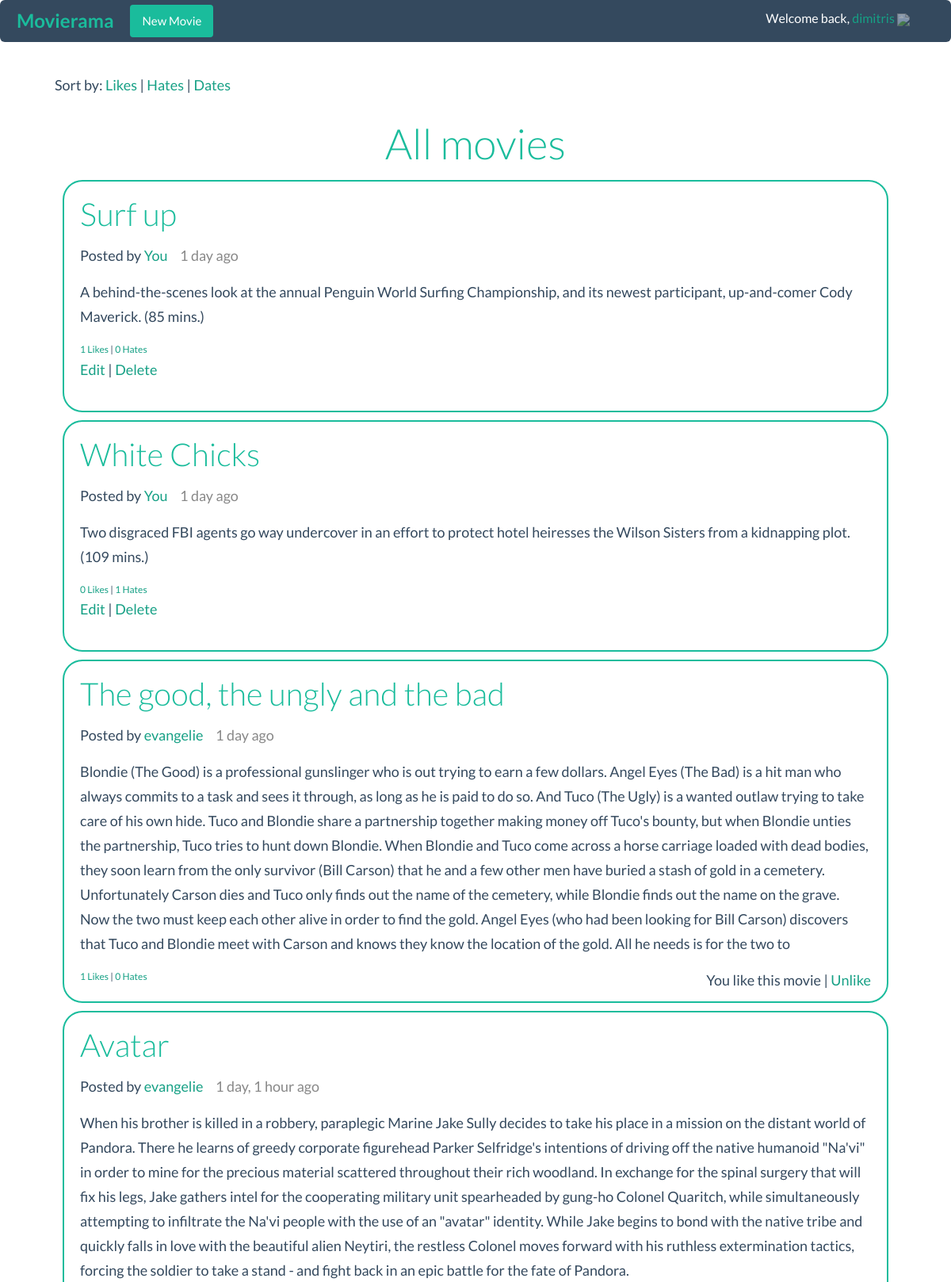
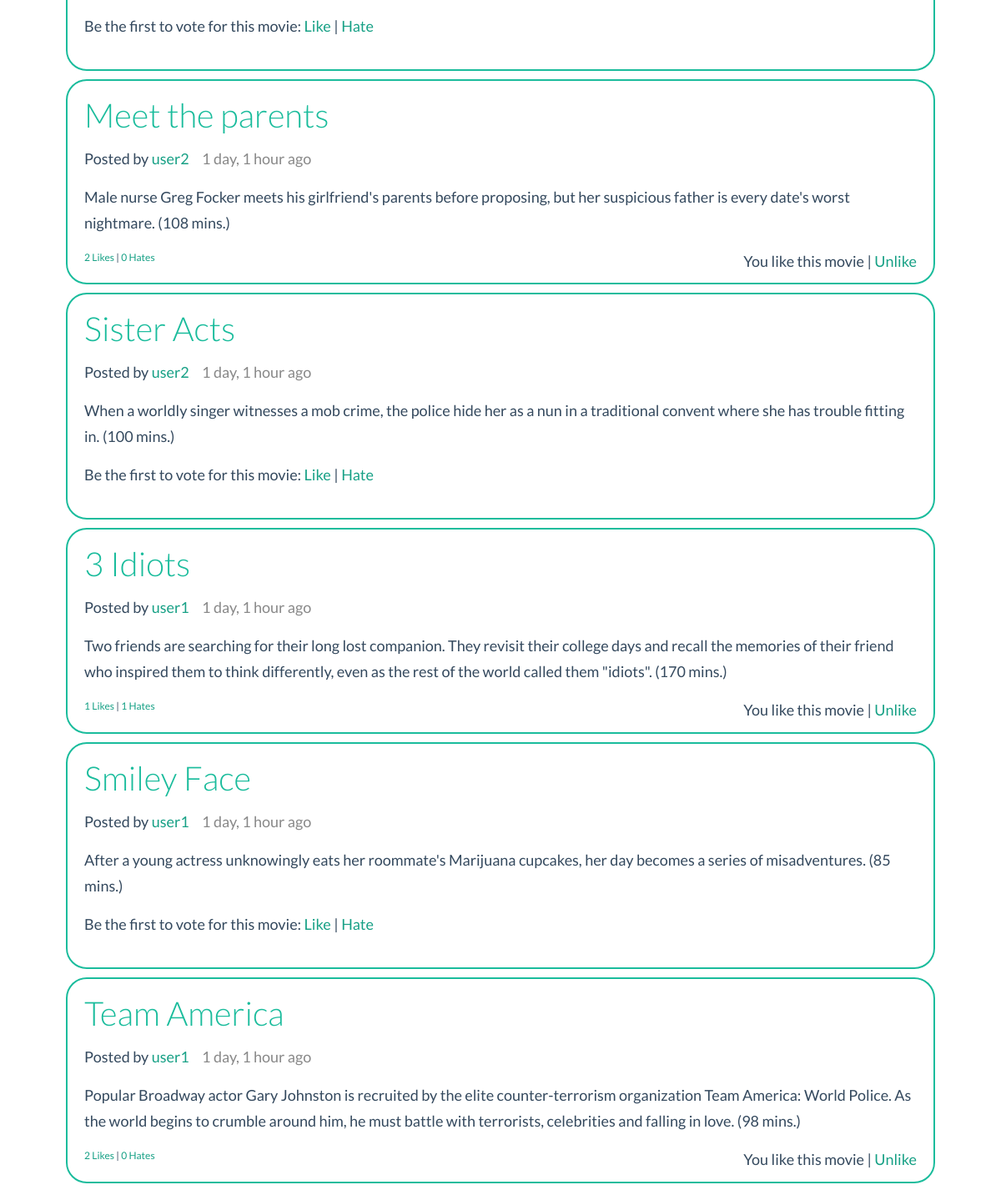
Screenshot of / (signed in) with the database file from the repository (2 pictures, top to bottom).
### movierama/models.py (models this page shows)
class Movies(models.Model):
    id = models.AutoField(primary_key=True)
    username = models.TextField(db_column='userName', blank=True)  # Field name made lowercase.
    title = models.CharField(blank=False, max_length=50)
    description = models.TextField(blank=False, max_length=1000)
    date = models.DateTimeField(auto_now_add=True)
    likes = models.IntegerField(default=0)
    hates = models.IntegerField(default=0)
    class Meta:
        db_table = 'movies'

### movierama/views.py (the view)
# urls.py: url(r'^$', views.WelcomePage, name='home'),
def WelcomePage(request):
    sort = request.GET.get("sort_by")
    movies = get_movies(sort=sort)
    m_rate =MovieRate.objects.all()
    params = {'movies': movies, 'home': True, 'movie_rate': m_rate}
    return render(request, "mainPage.html", params)

### movierama/templatetags/templates_extras.py (called while the page is built)
@register.filter(name='is_like')
def is_like(movie, user):
    return MovieRate.objects.filter(movie=movie, user=user, rate=1).exists()

@register.filter(name='is_hate')
def is_hate(movie, user):
    return MovieRate.objects.filter(movie=movie, user=user, rate=-1).exists()

### movierama/views.py (called while the page is built)
def get_movies(sort=None, username=None):
    if sort == 'like':
        order = '-likes'
    elif sort == 'hate':
        order = '-hates'
    else:
        order = '-date'
    if username:
        movies = Movies.objects.filter(username=username)
    else:
        movies = Movies.objects.all()
    movies = movies.order_by(order)
    return movies

### movierama/templates/mainPage.html
{% extends "base.html" %}
{% block content %}
<div class="movie-container">
    {% if userprofile %}
        <p>Sort by: <a href="/user?name={{name}}&sort_by=like">Likes</a> | <a href="/user?name={{name}}&sort_by=hate"> Hates</a> | <a href="/user?name={{name}}&sort_by=date"> Dates</a></p>
        <h2>Movies uploaded by {{name}}</h2>
    {% else %}
        <p>Sort by: <a href="/?sort_by=like">Likes</a> | <a href="/?sort_by=hate"> Hates</a> | <a href="/?sort_by=date"> Dates</a></p>
        <h2>All movies</h2>
    {% endif %}
    {% for movie in movies %}
        <div class="rcorners">
            {% include "movie/index.html" %}
        </div>
    {% empty %}
        <p>No movies found {% if userprofile %} for {{name}}{% endif %}</p>
    {%endfor%}
</div>
{% endblock %}

### movierama/templates/util/menu.html (shortened to what this page needs)
<nav class="navbar navbar-inverse" role="navigation">
    <div class="container-fluid">
        <div class="navbar-header">
             <a class="navbar-brand" href="/"> Movierama</a>
        </div>
        <div class="collapse navbar-collapse" id="bs-example-navbar-collapse-5">
             {% if user.is_authenticated %}
                 <a class="btn navbar-btn" href="/create_movie">New Movie</a>
                 <span class="user-info">
                        Welcome back, <a href="/user?name={{user.username}}">{{user.username}}</a>
                        <a href="/accounts/logout"><img src="/static/img/logout.png" class="admin-icon"/></a>
                    </span>
            {% else %}
                <a class="btn navbar-btn" href="/accounts/login/">Sign in</a>
                <a class="btn navbar-btn" href="/accounts/signup">Create Account</a>
            {% endif %}
        </div>
    </div>
</nav>

### movierama/templates/movie/index.html
        {% load humanize %}
        <h3>{{movie.title}}</h3>
        <p>Posted by <a href="/user?name={{movie.username}}">
            {% if movie.username == user.username %}You{% else %}{{movie.username}}{% endif %}
            </a><span class="movie-time">{{movie.date| naturaltime}}</span>
        </p>
        <p>{{movie.description}}</p>
        {% if not movie.likes and not movie.hates %}
            {% if user.is_authenticated %}
                {% if movie.username != user.username %}
                    <p>Be the first to vote for this movie: <a href="/vote?id={{movie.id}}&vote=1">Like</a> | <a href="/vote?id={{movie.id}}&vote=-1">Hate</a></p>
                {% endif %}
            {% endif %}
        {% else %}
        <a href="like?movie={{movie.id}}">{{movie.likes}} Likes</a> | <a href="hate?movie={{movie.id}}">{{movie.hates}} Hates</a>
        {% endif %}
        {% if user.is_authenticated %}
            {% if movie.username != user.username %}
                    {% load templates_extras %}
                    {% if movie|is_like:user %}
                        <p style="float:right"> You like this movie | <a href="/vote?id={{movie.id}}&vote=0">Unlike</a></p>
                    {% elif movie|is_hate:user %}
                        <p style="float:right"> You hate this movie | <a href="/vote?id={{movie.id}}&vote=0">Unhate</a></p>
                    {% else %}
                        {% if movie.likes or movie.hates %}
                        <p style="float:right"><a href="/vote?id={{movie.id}}&vote=1">Like</a> | <a href="/vote?id={{movie.id}}&vote=-1">Hate</a></p>
                        {% endif %}
                    {% endif%}
            {% else %}
                <p><a href="/edit_movie/{{movie.id}}/">Edit</a> | <a href="/delete_movie/{{movie.id}}/">Delete</a> </p>
            {% endif %}
        {% endif %}

### movierama/static/css/style.css (style rules this page uses)
body { font-size: 12px; }
h1, h2, h3, h4, h5, h6 { color: #1ABC9C; font-weight: 300; }
.admin-icon { opacity: 0.5; transition: opacity 0.25s; }
.user-info { color: #fff; padding: 10px; float: right; }
.user-info img { height: 20px; }
.rcorners { border-radius: 25px; border: 2px solid #1ABC9C; padding: 20px; margin: 10px; }
.rcorners h3 { margin-top:0; }
.movie-container { width: 90%; margin: 0px auto; margin-left: auto ; margin-right: auto ; }
.movie-container h2 { text-align: center; }
.movie-container .movie-time { margin-left:12px; color: #888; }

### movierama/static/css/lightbox.css (style rules this page uses)
body:after { content: url(../img/close.png) url(../img/loading.gif) url(../img/prev.png) url(../img/next.png); display: none; }

### rows the page displays
Movies: title "Surf up", userName "You", date "1 day ago", description "A behind-the-scenes look at the annual Penguin World Surfing Championship, and its newest participant, up-and-comer Cody Maverick. (85 mins.)", likes "1", hates "0"
Movies: title "White Chicks", userName "You", date "1 day ago", description "Two disgraced FBI agents go way undercover in an effort to protect hotel heiresses the Wilson Sisters from a kidnapping plot. (109 mins.)", likes "0", hates "1"
Movies: title "The good, the ungly and the bad", username "evangelie", date "1 day ago", description "Blondie (The Good) is a professional gunslinger who is out trying to earn a few dollars. Angel Eyes (The Bad) is a hit man who always commits to a task and sees it through, as long as he is paid to do so. And Tuco (The Ugly) is a wanted outlaw trying to take care of his own hide. Tuco and Blondie share a partnership together making money off Tuco's bounty, but when Blondie unties the partnership, Tuco tries to hunt down Blondie. When Blondie and Tuco come across a horse carriage loaded with dead bodies, they soon learn from the only survivor (Bill Carson) that he and a few other men have buried a stash of gold in a cemetery. Unfortunately Carson dies and Tuco only finds out the name of the…", likes "1", hates "0"
Movies: title "Avatar", username "evangelie", date "1 day, 1 hour ago", description "When his brother is killed in a robbery, paraplegic Marine Jake Sully decides to take his place in a mission on the distant world of Pandora. There he learns of greedy corporate figurehead Parker Selfridge's intentions of driving off the native humanoid \"Na'vi\" in order to mine for the precious material scattered throughout their rich woodland. In exchange for the spinal surgery that will fix his legs, Jake gathers intel for the cooperating military unit spearheaded by gung-ho Colonel Quaritch, while simultaneously attempting to infiltrate the Na'vi people with the use of an \"avatar\" identity. While Jake begins to bond with the native tribe and quickly falls in love with the beautiful alien…"
Movies: title "Meet the parents", username "user2", date "1 day, 1 hour ago", description "Male nurse Greg Focker meets his girlfriend's parents before proposing, but her suspicious father is every date's worst nightmare. (108 mins.)", likes "2", hates "0"
Movies: title "Sister Acts", username "user2", date "1 day, 1 hour ago", description "When a worldly singer witnesses a mob crime, the police hide her as a nun in a traditional convent where she has trouble fitting in. (100 mins.)"
Movies: title "3 Idiots", username "user1", date "1 day, 1 hour ago", description "Two friends are searching for their long lost companion. They revisit their college days and recall the memories of their friend who inspired them to think differently, even as the rest of the world called them \"idiots\". (170 mins.)", likes "1", hates "1"
Movies: title "Smiley Face", username "user1", date "1 day, 1 hour ago", description "After a young actress unknowingly eats her roommate's Marijuana cupcakes, her day becomes a series of misadventures. (85 mins.)"
Movies: title "Team America", username "user1", date "1 day, 1 hour ago", description "Popular Broadway actor Gary Johnston is recruited by the elite counter-terrorism organization Team America: World Police. As the world begins to crumble around him, he must battle with terrorists, celebrities and falling in love. (98 mins.)", likes "2", hates "0"

### other values shown
{{ user.username }} "dimitris"
